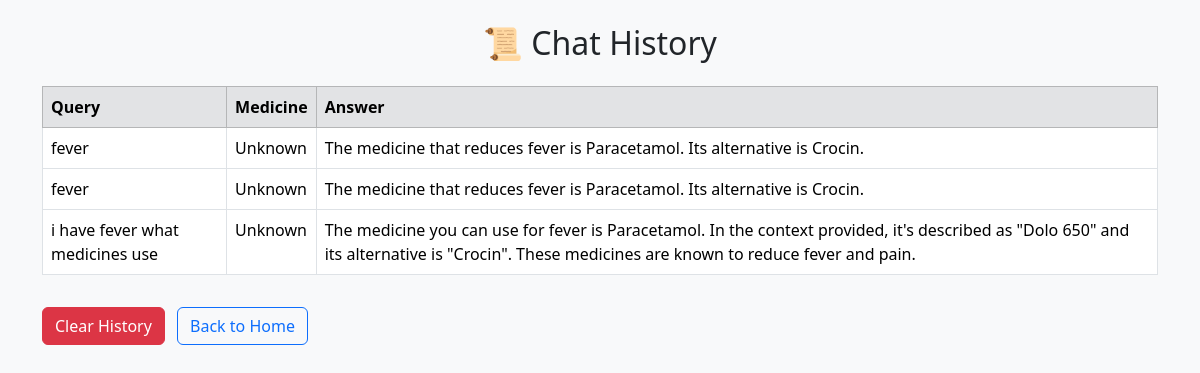
The app's page /history with its own data.
### tables this page shows
CREATE TABLE queries (
                    id INTEGER PRIMARY KEY AUTOINCREMENT,
                    query TEXT NOT NULL,
                    medicine TEXT NOT NULL,
                    answer TEXT NOT NULL,
                    timestamp TEXT NOT NULL
                );

### app_flask.py (the view)
@app.route("/history")
def history():
    queries = get_recent_queries(50)
    return render_template("history.html", queries=queries)

### app_flask.py (called while the page is built)
def get_recent_queries(limit=10):
    db_path = os.path.join(os.path.dirname(__file__), 'chat_history.db')
    conn = sqlite3.connect(db_path)
    c = conn.cursor()
    c.execute("SELECT query, medicine, answer FROM queries ORDER BY timestamp DESC LIMIT ?", (limit,))
    rows = c.fetchall()
    conn.close()
    return rows

### templates/history.html (shortened to what this page needs)
<!DOCTYPE html>
<html lang="en">
<head>
  <link href="https://cdn.jsdelivr.net/npm/bootstrap@5.3.2/dist/css/bootstrap.min.css" rel="stylesheet">
</head>
<body class="p-4 bg-light">
  <div class="container">
    <h2 class="text-center mb-4">📜 Chat History</h2>
    <table class="table table-hover table-bordered">
      <thead class="table-secondary">
        <tr><th>Query</th><th>Medicine</th><th>Answer</th></tr>
      </thead>
      <tbody>
        {% for q, m, a in queries %}
        <tr><td>{{ q }}</td><td>{{ m }}</td><td>{{ a }}</td></tr>
        {% endfor %}
      </tbody>
    </table>
    <form method="POST" action="/clear_history">
      <button class="btn btn-danger mt-3">Clear History</button>
      <a href="/" class="btn btn-outline-primary mt-3 ms-2">Back to Home</a>
    </form>
  </div>
</body>
</html>

### records on screen
queries: query "fever", medicine "Unknown", answer "The medicine that reduces fever is Paracetamol. Its alternative is Crocin."
queries: query "fever", medicine "Unknown", answer "The medicine that reduces fever is Paracetamol. Its alternative is Crocin."
queries: query "i have fever what medicines use", medicine "Unknown", answer "The medicine you can use for fever is Paracetamol. In the context provided, it's described as \"Dolo 650\" and its alternative is \"Crocin\". These medicines are known to reduce fever and pain."
